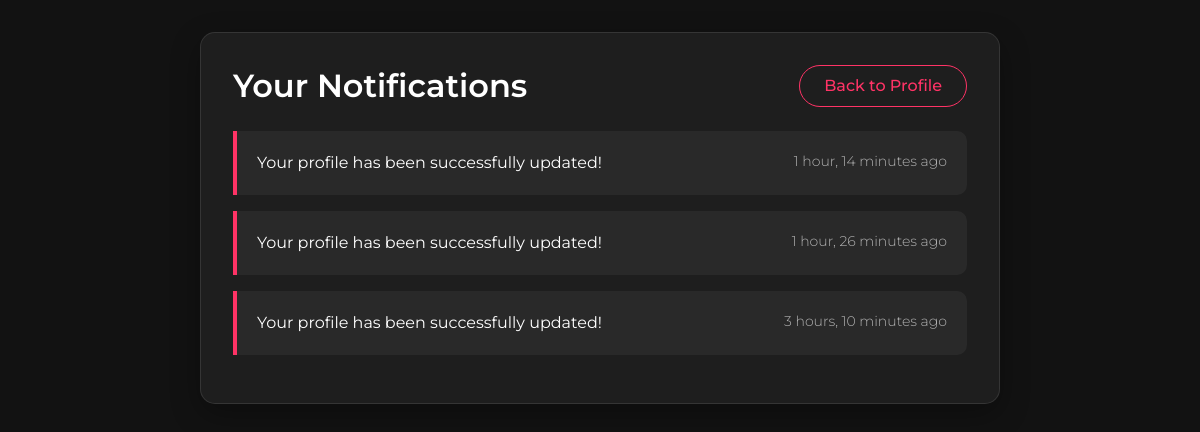
Screenshot of /notifications/ (signed in) with the database file from the repository.
### Emusic_app/models.py (models this page shows, shortened)
class Notification(models.Model):
    user = models.ForeignKey(User, on_delete=models.CASCADE, related_name="notifications")
    message = models.TextField()
    is_read = models.BooleanField(default=False)
    created_at = models.DateTimeField(auto_now_add=True)

### Emusic_app/views.py (the view)
# urls.py: path('notifications/',views.notifications, name='notifications')
def notifications(request):
    if not request.user.is_authenticated:
        return render(request, 'login.html')
    notifications = Notification.objects.filter(user=request.user).order_by('-created_at')
    return render(request, 'notifications.html', {'notifications': notifications})

### Emusic_app/templates/notifications.html (shortened to what this page needs)
{% load static %}
<!DOCTYPE html>
<html lang="en">
<head>
    <link href="https://cdn.jsdelivr.net/npm/bootstrap@5.3.3/dist/css/bootstrap.min.css" rel="stylesheet">
</head>
<body>
    <div class="container">
        <div class="notifications-container">
            <div class="d-flex justify-content-between align-items-center mb-4">
                <h2>Your Notifications</h2>
                <a href="{% url 'profile' %}" class="btn btn-outline-primary">Back to Profile</a>
            </div>
            {% if notifications %}
                {% for notification in notifications %}
                    <div class="notification-item">
                        <div class="d-flex justify-content-between align-items-start">
                            <div class="notification-message">{{ notification.message }}</div>
                            <span class="notification-time">{{ notification.created_at|timesince }} ago</span>
                        </div>
                    </div>
                {% endfor %}
            {% else %}
                <div class="no-notifications">
                    <p>You don't have any notifications yet.</p>
                </div>
            {% endif %}
        </div>
    </div>
</body>
</html>

### Emusic_app/templates/notifications.html (style rules this page uses)
:root { --primary-color: #ff3366; --secondary-color: #2a2a2a; --background-dark: #121212; --card-bg: #1e1e1e; --text-primary: #ffffff; --text-secondary: #b3b3b3; }
body { font-family: 'Montserrat', sans-serif; background-color: var(--background-dark); color: var(--text-primary); padding-top: 2rem; min-height: 100vh; }
.notifications-container { background-color: var(--card-bg); border-radius: 15px; border: 1px solid rgba(255, 255, 255, 0.1); box-shadow: 0 10px 30px rgba(0, 0, 0, 0.3); padding: 2rem; max-width: 800px; margin: 0 auto; }
.notification-item { border-left: 4px solid var(--primary-color); margin-bottom: 1rem; padding: 1.25rem; background-color: rgba(255, 255, 255, 0.05); border-radius: 0 10px 10px 0; transition: all 0.3s ease; }
.notification-message { color: var(--text-primary); font-size: 1rem; line-height: 1.5; }
.notification-time { color: var(--text-secondary); font-size: 0.875rem; font-weight: 300; }
h2 { color: var(--text-primary); font-weight: 600; margin-bottom: 0; }
.btn-outline-primary { color: var(--primary-color); border-color: var(--primary-color); border-radius: 25px; padding: 0.5rem 1.5rem; font-weight: 500; transition: all 0.3s ease; }

### rows the page displays
Notification: message "Your profile has been successfully updated!", created_at "1 hour, 14 minutes"
Notification: message "Your profile has been successfully updated!", created_at "1 hour, 26 minutes"
Notification: message "Your profile has been successfully updated!", created_at "3 hours, 10 minutes"
